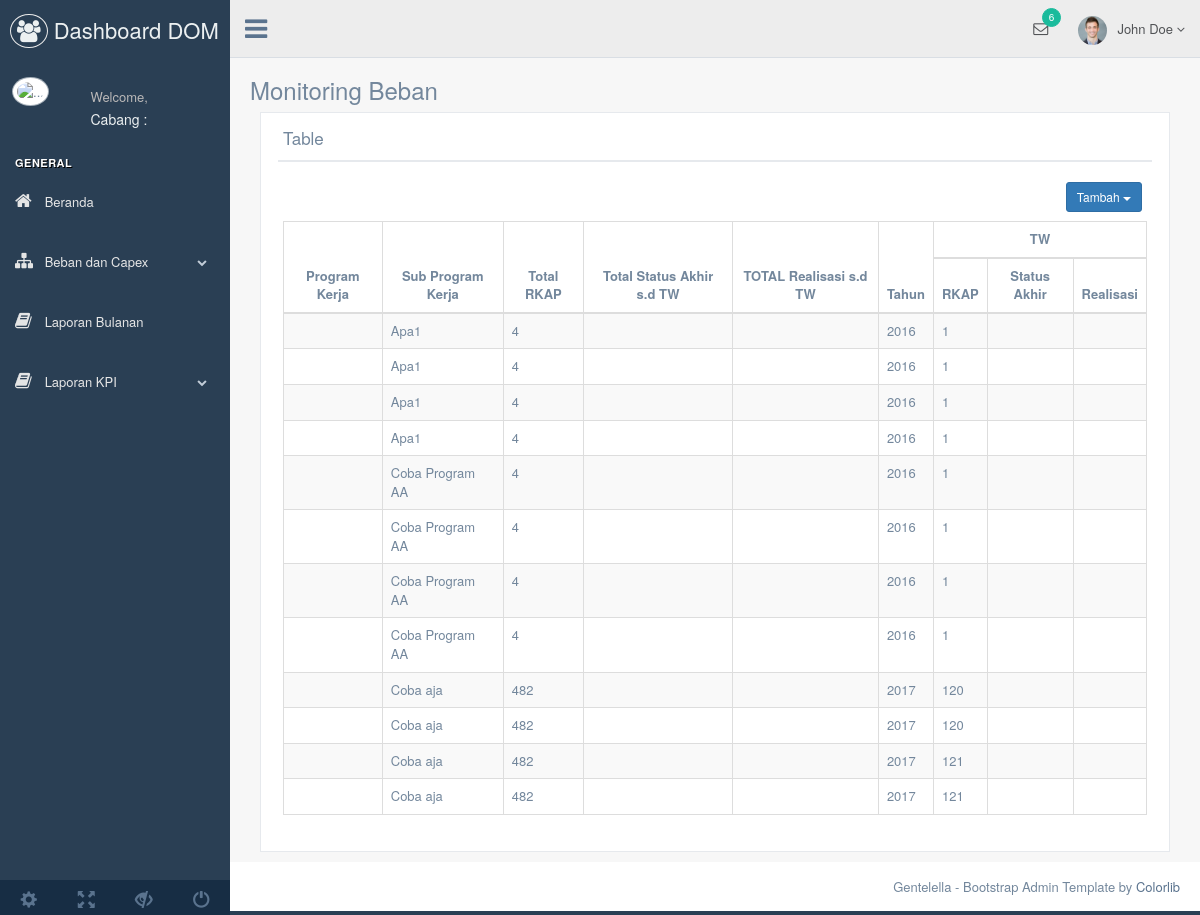
/monitorBeban.php (signed in), run on the app's committed database.
### tables this page shows
CREATE TABLE `tw_rc` (
  `id_twrc` int(11) NOT NULL,
  `id_sp` int(11) NOT NULL,
  `tahun` int(4) NOT NULL,
  `stat_twrc` int(1) NOT NULL,
  `rkap` decimal(20,0) NOT NULL
);

CREATE TABLE `sub_program` (
  `id_sp` int(255) NOT NULL,
  `nama_sp` varchar(1000) NOT NULL,
  `id_pk` int(10) NOT NULL,
  `id_cabang` int(30) NOT NULL
);

### monitorBeban.php (the view, shortened to what this page needs)
<!DOCTYPE html>
<html lang="en">
<?php include 'templates/head.php' ?>
  <body class="nav-md">
    <div class="container body">
      <div class="main_container">
        <div class="col-md-3 left_col">
          <div class="left_col scroll-view">
            <div class="navbar nav_title" style="border: 0;">
              <a href="home.php" class="site_title"><i class="fa fa-group"></i> <span>Dashboard DOM</span></a>
            </div>
           <?php include'templates/headmenu.php' ?>
            <br />
            <?php include 'templates/sidebarmenu.php' ?>
            <div class="sidebar-footer hidden-small">
              <a data-toggle="tooltip" data-placement="top" title="Settings">
                <span class="glyphicon glyphicon-cog" aria-hidden="true"></span>
              </a>
              <a data-toggle="tooltip" data-placement="top" title="FullScreen">
                <span class="glyphicon glyphicon-fullscreen" aria-hidden="true"></span>
              </a>
              <a data-toggle="tooltip" data-placement="top" title="Lock">
                <span class="glyphicon glyphicon-eye-close" aria-hidden="true"></span>
              </a>
              <a data-toggle="tooltip" data-placement="top" title="Logout" href="login.html">
                <span class="glyphicon glyphicon-off" aria-hidden="true"></span>
              </a>
            </div>
          </div>
        </div>
        <?php include 'topnavigation.php' ?>
        <div class="right_col" role="main">
          <div class="">
            <div class="page-title">
              <div class="title_left">
                <h3>Monitoring Beban</h3>
              </div>
            </div>
            <div class="clearfix"></div>
            <div class="">
              <div class="col-md-12 col-sm-12 col-xs-12">
                <div class="x_panel">
                  <div class="x_title">
                    <h2><i class="fa fa-table" value="<?php echo $idcabang; ?>" hidden></i> Table <small>Data Beban Cabang <?php echo $namacabang; ?> </small></h2>
                    <div class="clearfix"></div>
                  </div>
                  <div class="title_right">
                    <div class="col-md-5 col-sm-5 col-xs-5 form-group pull-right top_search" style="margin-top:10px;">
                      <div class="input-group buttonright" >
                      <div class="btn-group  buttonrightfloat " >
	                    <button data-toggle="dropdown" class="btn btn-primary dropdown-toggle btn-sm" type="button" aria-expanded="false">  Tambah <span class="caret"></span>
	                    </button>
	                    </div>
                      </div>
                    </div>
                   </div>
                  <div class="x_content">
                      <table id="datatable-keytable"  class="table table-striped table-bordered " class="centered">
                            <thead >
                              <tr >
                                <th rowspan="2">Program Kerja</th>
                                <th rowspan="2">Sub Program Kerja</th>
                                <th rowspan="2">Total RKAP</th>
                                <th rowspan="2">Total Status Akhir s.d TW </th>
                                <th rowspan="2">TOTAL Realisasi s.d TW </th>
                                <th rowspan="2">Tahun </th>
                                <th colspan="3">TW </th>
                              </tr>
                              <tr>
                                <th>RKAP</th>
                                <th >Status Akhir</th>
                                <th >Realisasi</th>
                              </tr>
                            </thead>
                            <tbody>
                            <?php
                            $listTW = mysqli_query($connect, "SELECT * FROM tw_rc, sub_program WHERE sub_program.id_sp = tw_rc.id_sp");
                            while($datalistTW = mysqli_fetch_array($listTW)){
								$idpklist= $datalistTW['id_pk'];
								$idspklist= $datalistTW['id_sp'];
								$tahun= $datalistTW['tahun'];
								$jmlrkap = mysqli_query($connect, "SELECT * FROM tw_rc WHERE id_sp = '$idspklist' AND tahun = '$tahun'");
								$qty= 0;
								while ($num = mysqli_fetch_array($jmlrkap)) {
									$qty += $num['rkap'];}
								$datatwreal = mysqli_fetch_array(mysqli_query($connect, "SELECT * FROM tw_real WHERE id_sp = '$idspklist' AND stat_twrl = '1'"));
								$dataprogramkerja = mysqli_fetch_array(mysqli_query($connect, "SELECT * FROM program_kerja WHERE id_pk = '$idpklist' AND id_cabang='$idcabang'"));
								$datasubprogramkerja= mysqli_fetch_array(mysqli_query($connect, "SELECT * FROM sub_program WHERE id_sp = '$idspklist'"));
                            ?>
                              <tr>
                                <td><?php echo $dataprogramkerja['nama_pk'] ?></td>
                                <td><?php echo $datasubprogramkerja['nama_sp'] ?></td>
                                <td><?php echo $qty;?></td>
                                <td><?php ?></td>
                                <td><?php  ?></td>
                                <td><?php echo $datalistTW['tahun'] ?></td>
                                <td><?php echo $datalistTW['rkap'] ?></td>
                                <td><?php echo $datatwreal['stat_akhirrl'] ?></td>
                                <td><?php echo $datatwreal['realisasi_rl'] ?></td>
                              </tr>
                              <?php } ?>
                            </tbody>
                          </table>
                  </div>
                </div>
              </div>
            </div>
          </div>
        </div>
		<div class="x_content">
		</div>
<?php include 'templates/footer.php' ?>
      </div>
    </div>
  </body>
</html>

### templates/head.php (shortened to what this page needs)
<?php ?> <head>
    <link href="vendors/bootstrap/dist/css/bootstrap.min.css" rel="stylesheet">
    <link href="vendors/font-awesome/css/font-awesome.min.css" rel="stylesheet">
    <link href="vendors/nprogress/nprogress.css" rel="stylesheet">
    <link href="vendors/iCheck/skins/flat/green.css" rel="stylesheet">
    <link href="vendors/datatables.net-bs/css/dataTables.bootstrap.min.css" rel="stylesheet">
    <link href="vendors/datatables.net-buttons-bs/css/buttons.bootstrap.min.css" rel="stylesheet">
    <link href="vendors/datatables.net-fixedheader-bs/css/fixedHeader.bootstrap.min.css" rel="stylesheet">
    <link href="vendors/datatables.net-responsive-bs/css/responsive.bootstrap.min.css" rel="stylesheet">
    <link href="vendors/datatables.net-scroller-bs/css/scroller.bootstrap.min.css" rel="stylesheet">
    <link href="vendors/bootstrap-progressbar/css/bootstrap-progressbar-3.3.4.min.css" rel="stylesheet">
    <link href="vendors/jqvmap/dist/jqvmap.min.css" rel="stylesheet"/>
    <link href="vendors/bootstrap-daterangepicker/daterangepicker.css" rel="stylesheet">
    <link href="vendors/bootstrap-datetimepicker/build/css/bootstrap-datetimepicker.css" rel="stylesheet">
    <link href="vendors/normalize-css/normalize.css" rel="stylesheet">
    <link href="vendors/ion.rangeSlider/css/ion.rangeSlider.css" rel="stylesheet">
    <link href="vendors/ion.rangeSlider/css/ion.rangeSlider.skinFlat.css" rel="stylesheet">
    <link href="vendors/mjolnic-bootstrap-colorpicker/dist/css/bootstrap-colorpicker.min.css" rel="stylesheet">
    <link href="vendors/cropper/dist/cropper.min.css" rel="stylesheet">
    <link href="build/css/custom.min.css" rel="stylesheet">
  </head>

### templates/headmenu.php
<?php
include ('connect.php');
  $user = mysqli_fetch_array(mysqli_query($connect,"SELECT * FROM user WHERE id_user = '$iduser' "));
  $idcabang = $user['id_cabang'];
  $cabang =  mysqli_fetch_array(mysqli_query($connect,"SELECT nama_cabang FROM cabang WHERE id_cabang = '$idcabang'"));
  $namacabang = $cabang['nama_cabang'];
?>
 <div class="profile clearfix">
    <div class="profile_pic">
        <img src="images/dp.jpg" alt="..." class="img-circle profile_img">
    </div>
        <div class="profile_info">
            <span>Welcome, <?php echo $user['username']?></span>
            <h2>Cabang : <?php echo $namacabang ?></h2>
        </div>
</div>

### templates/sidebarmenu.php (shortened to what this page needs)
<div id="sidebar-menu" class="main_menu_side hidden-print main_menu">
    <div class="menu_section">
        <h3>General</h3>
                <ul class="nav side-menu">
                  <li><a><i class="fa fa-home"></i> Beranda </a>
                  </li>
                </ul>
                  <ul class="nav side-menu">
                   <li><a><i class="fa fa-sitemap"></i> Beban dan Capex <span class="fa fa-chevron-down"></span></a>
                  </li>
                  </ul>
                  <ul class="nav side-menu">
                    <li><a><i class="fa fa-book"></i> Laporan Bulanan <span class="fa"></span></a>
                    </li>
                  </ul>
                  <ul class="nav side-menu">
                    <li><a><i class="fa fa-book"></i> Laporan KPI <span class="fa fa-chevron-down"></span></a>
                    </li>
                  </ul>
      </div>
</div>

### topnavigation.php (shortened to what this page needs)
<?php ?> <div class="top_nav">
          <div class="nav_menu">
            <nav>
              <div class="nav toggle">
                <a id="menu_toggle"><i class="fa fa-bars"></i></a>
              </div>
              <ul class="nav navbar-nav navbar-right">
                <li class="">
                  <a href="javascript:;" class="user-profile dropdown-toggle" data-toggle="dropdown" aria-expanded="false">
                    <img src="images/img.jpg" alt="">John Doe
                    <span class=" fa fa-angle-down"></span>
                  </a>
                </li>
                <li role="presentation" class="dropdown">
                  <a href="javascript:;" class="dropdown-toggle info-number" data-toggle="dropdown" aria-expanded="false">
                    <i class="fa fa-envelope-o"></i>
                    <span class="badge bg-green">6</span>
                  </a>
                </li>
              </ul>
            </nav>
          </div>
        </div>

### templates/footer.php
<footer>
          <div class="pull-right">
            Gentelella - Bootstrap Admin Template by <a href="https://colorlib.com">Colorlib</a>
          </div>
          <div class="clearfix"></div>
</footer>

### monitorBeban.php (style rules this page uses)
.table th { vertical-align: middle ; text-align: center ;" }
.buttonright { width:60%; display:inline; overflow: auto; white-space: nowrap; margin:0px auto; }
.buttonrightfloat { float:right; margin-right: 10px; }

### data on the page
tw_rc: id_sp.nama_sp "Apa1", qty "4", tahun "2016", rkap "1"
tw_rc: id_sp.nama_sp "Apa1", qty "4", tahun "2016", rkap "1"
tw_rc: id_sp.nama_sp "Apa1", qty "4", tahun "2016", rkap "1"
tw_rc: id_sp.nama_sp "Apa1", qty "4", tahun "2016", rkap "1"
tw_rc: id_sp.nama_sp "Coba Program AA", qty "4", tahun "2016", rkap "1"
tw_rc: id_sp.nama_sp "Coba Program AA", qty "4", tahun "2016", rkap "1"
tw_rc: id_sp.nama_sp "Coba Program AA", qty "4", tahun "2016", rkap "1"
tw_rc: id_sp.nama_sp "Coba Program AA", qty "4", tahun "2016", rkap "1"
tw_rc: id_sp.nama_sp "Coba aja", qty "482", tahun "2017", rkap "120"
tw_rc: id_sp.nama_sp "Coba aja", qty "482", tahun "2017", rkap "120"
tw_rc: id_sp.nama_sp "Coba aja", qty "482", tahun "2017", rkap "121"
tw_rc: id_sp.nama_sp "Coba aja", qty "482", tahun "2017", rkap "121"
